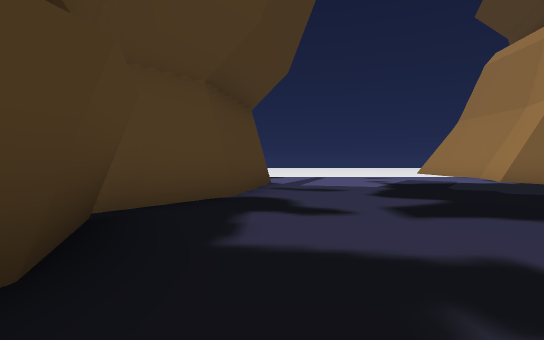
view 1 (above)

24 first-person views from a walk through a scene from a Unity 3-D project. The camera is 1.2 m above the floor, tilts 2° down and sees 85° across. The floor is counted in squares, 2.4 m on a side. Each view is taken from the middle of a square. On the plan, view 1 faces up. The plan holds only what a view shows up to about 9 squares ahead; the rest is blank. The place goes on beyond the plan. The player character is not drawn. Some animated figures are left out.

view 2
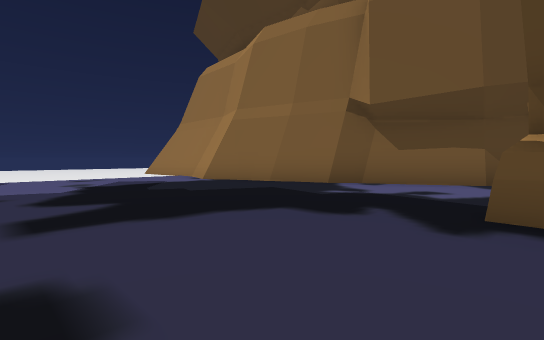

view 3
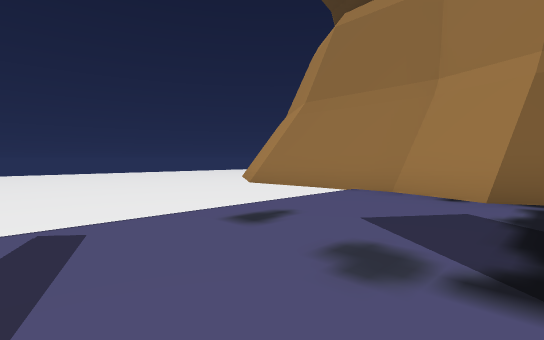

view 4
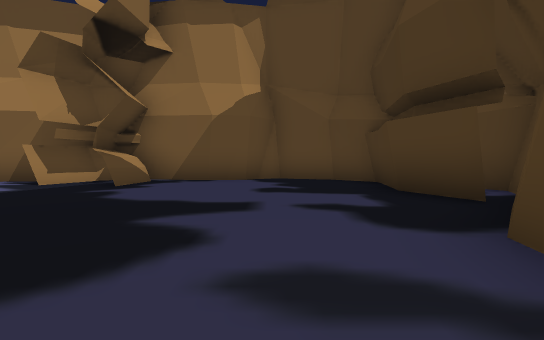

view 5
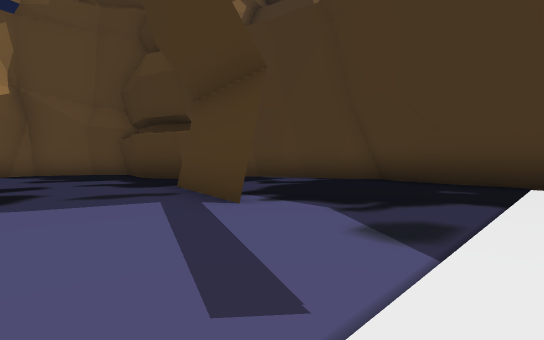

view 6
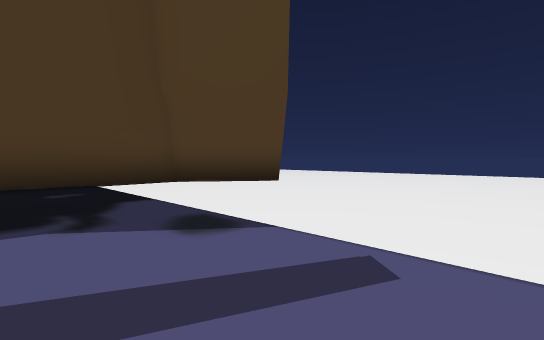

view 7
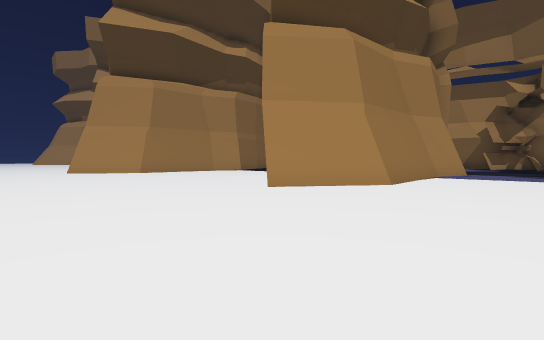

view 8
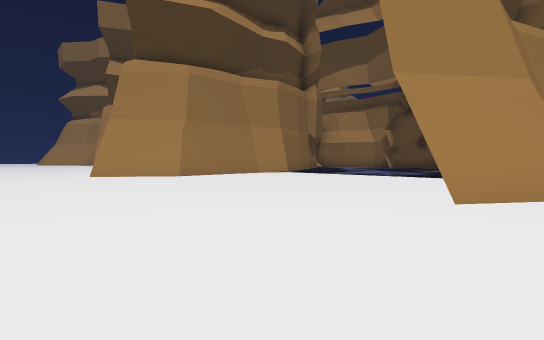

view 9
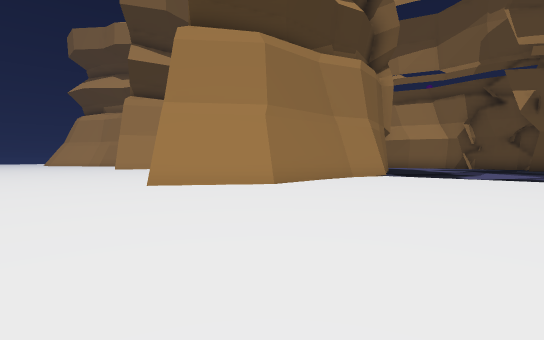

view 10
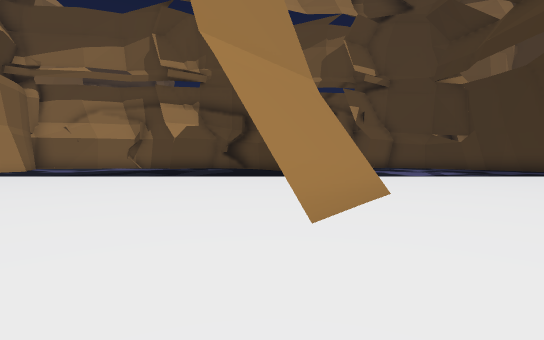

view 11
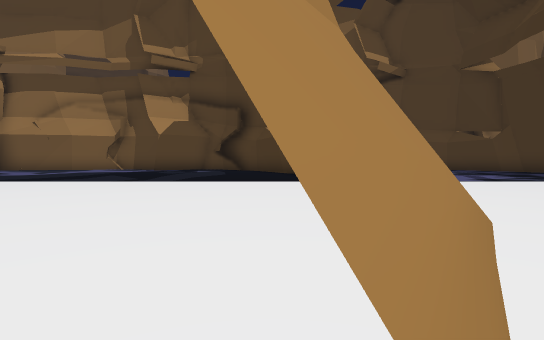

view 12
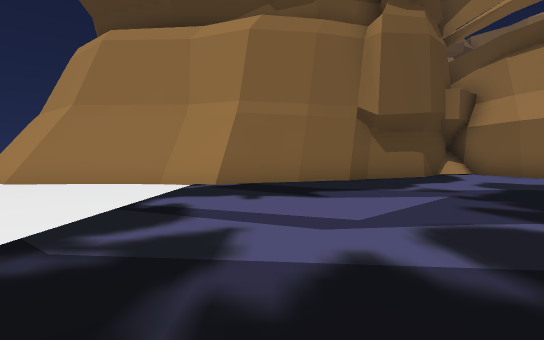

view 13
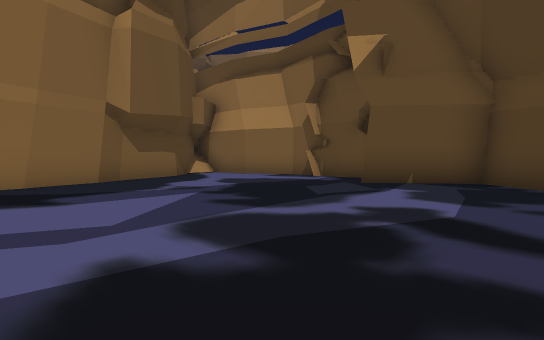

view 14
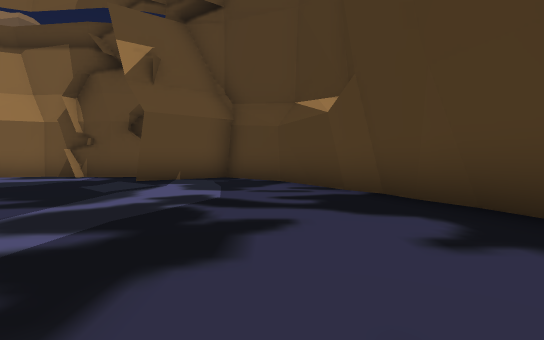

view 15
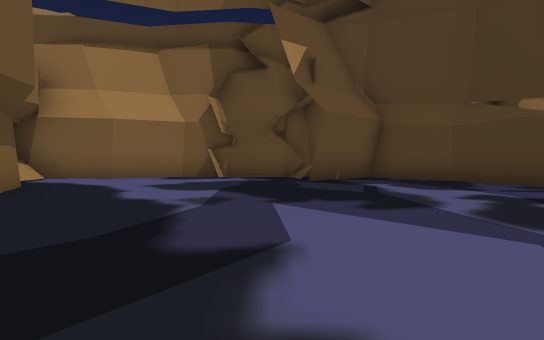

view 16
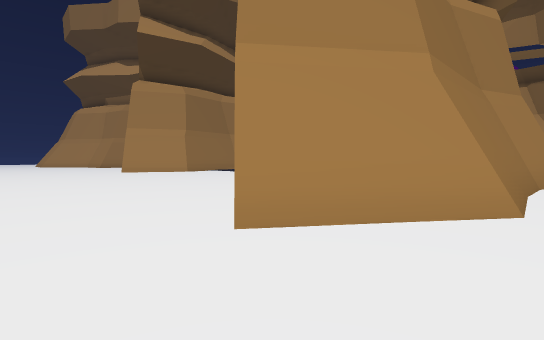

view 17
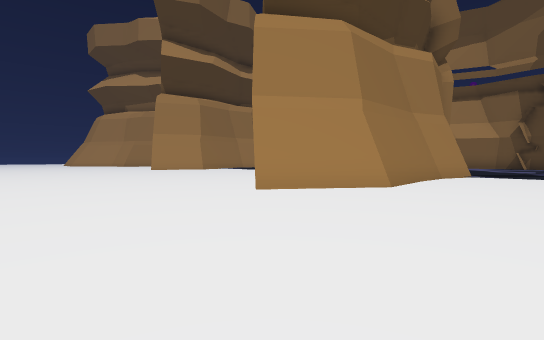

view 18
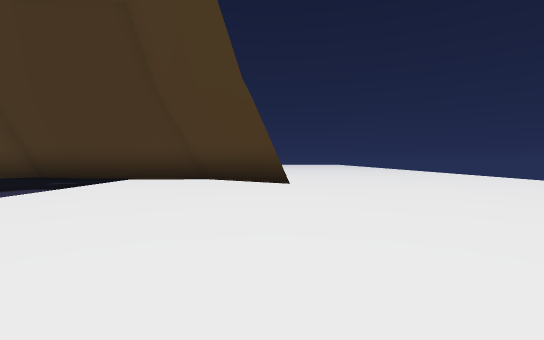

view 19
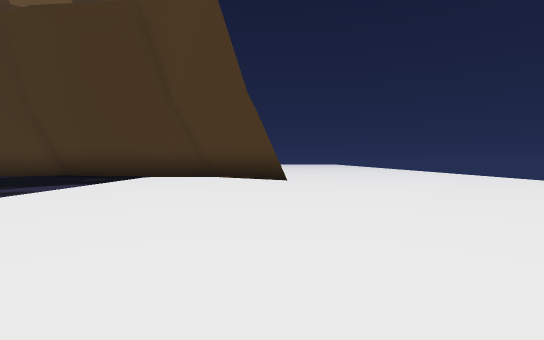

view 20
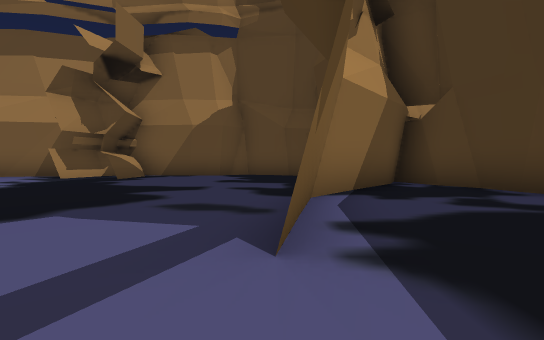

view 21
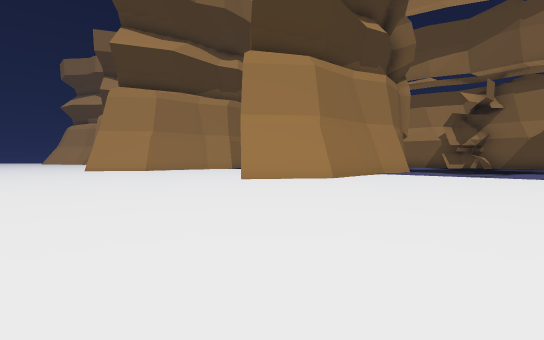

view 22
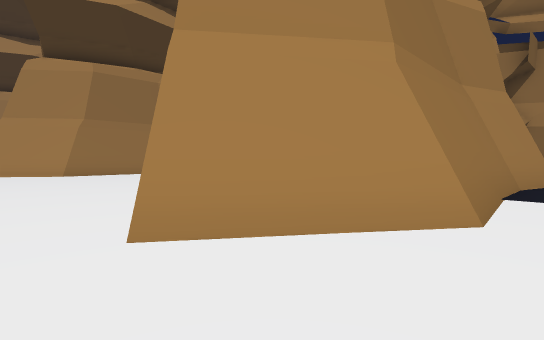

view 23
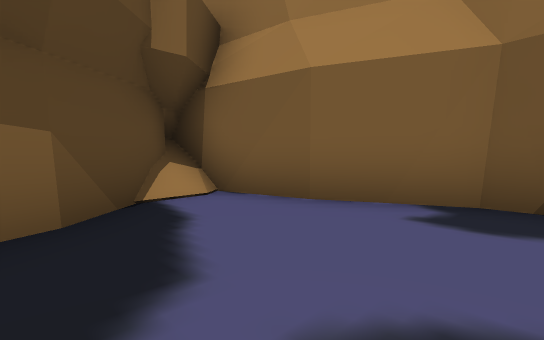

view 24
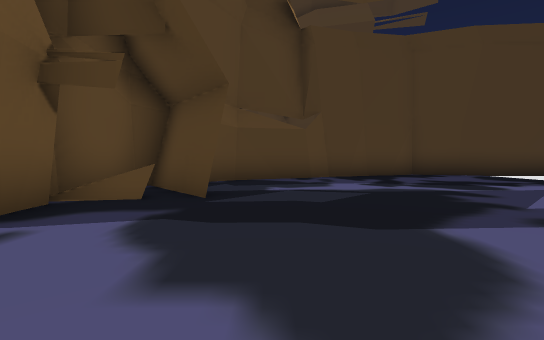

### Floor plan
Key: @ floor where view 1 was taken; # wall or solid block; x gap in a wall; . floor; = window, fence, low wall or low ledge.
Columns run from 5 left of view 1 to 25 right of it. Each row starts with its distance up from view 1.
 18 .... ........... ..........
 17 .............................
 16 .............................
 15 ...............................
 14 ....................##.........
 13 ............#......=#.........
 12 ..#........##......=#........
 11 .##........# .......#.......
 10 .#.........# ......=#.......
  9 .#.........#.......#..........
  8 .#.........#.......#..........
  7 .#.........#.......##........
  6 x#...#.....#........#........
  5  #..##.....#........##
  4  #..#......##........#
  3  ####.......#........##
  2   ###.......##........##
  1   ###........#..#......#.
  0    #.@...#.#.####....####
 -1    ##....#.###########
 -2     ########

Positions as (right, up) in squares from view 1, and headings:
1: (0, 0), facing up
2: (1, 0), facing up-right
3: (1, 6), facing up-right
4: (1, 6), facing down
5: (2, 9), facing down-left
6: (2, 7), facing up-left
7: (3, 17), facing down-right
8: (6, 17), facing down-right
9: (10, 17), facing down-right
10: (16, 17), facing down
11: (16, 15), facing down
12: (8, 7), facing right
13: (8, 7), facing down-right
14: (8, 8), facing down
15: (12, 8), facing down
16: (14, 16), facing down-right
17: (12, 18), facing down-right
18: (3, 12), facing left
19: (4, 12), facing left
20: (0, 8), facing down
21: (1, 18), facing down-right
22: (-5, 13), facing down-right
23: (14, 3), facing down-right
24: (15, 2), facing left
